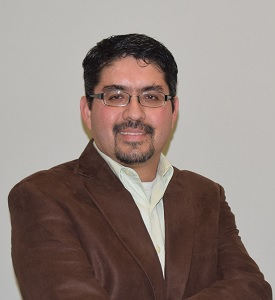
#> input picture FILTRO_SOBEL/rolando_fue.jpg, 275 x 300 px; the run also reads 1 picture not shown here
$ python Filtro_Sobel.py
#> lines starting #> are read from the running program, lines starting #| are printed output that depends on the picture
import numpy as np
import cv2
import math

#   1. Abrir imágenes Fuente y Diseño
#       a) mismas dimensiones
#       b) escala de grises

#fue = cv2.imread('arte_digital_fue.png',0)
#des = cv2.imread('arte_digital_des.png',0)

fue = cv2.imread('rolando_fue.jpg',0)
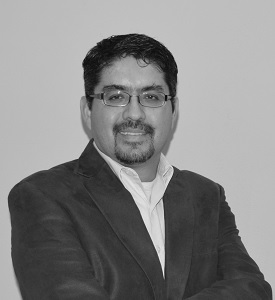
#> fue: shape (300, 275); min 7, max 249, mean 132.6
des = cv2.imread('rolando_des.jpg',0)

# [8 lines of commented-out code are left out]

(H,W) = fue.shape
#> H = 300; W = 275
#print(H,W)

#   4. Definir un umbral (th)

th1 = 10
#th2 = 120

#   5. Recorrer todos los pixeles de la imagen y aplicar filtro
#       a) Para y = 0, mientras y < H, incrementar y
#           1) Para x = 0, mientras x < W, incrementar x
#               i. Leer la intensidad (I) en la coordenada (x,y) de la imagen Fuente
#               ii. Si I > Th
#                   1) Escribir el valor de I en la coordenada (x,y) de la imagen Destino
#               iii. Sino
#                   1) Escribir el valor de 0 ó 255 en la coordenada (x,y) de la imagen Destino
#
#   5.1 Integrar máscara de Sobel para el detector de contornos

for y in range(1,H-1):
    for x in range(1,W-1):

        a = fue[y-1,x-1]
        b = fue[y-1,x]
        c = fue[y-1,x+1]
        d = fue[y,x-1]
        e = fue[y,x+1]
        g = fue[y+1,x-1]
        h = fue[y+1,x]
        i = fue[y+1,x+1]

        Gx = ((c+2*e+i)-(a+2*d+g))/8
        Gy = ((g+2*h+i)-(a+2*b+c))/8

        G = math.sqrt(Gx*Gx+Gy*Gy);

        if G > th1:
            des[y,x] = 0
        else:
            des[y,x] = 255
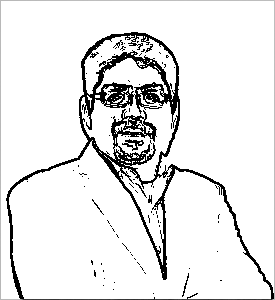
#> des: shape (300, 275); min 0, max 255, mean 231.7

#   6. Mostrar la imagen Destino

print("proceso terminado")
cv2.imshow('fuente',fue)
cv2.imshow('destino',des)
cv2.waitKey(0)
cv2.destroyAllWindows()

#   7. Esperar para ver resultados
